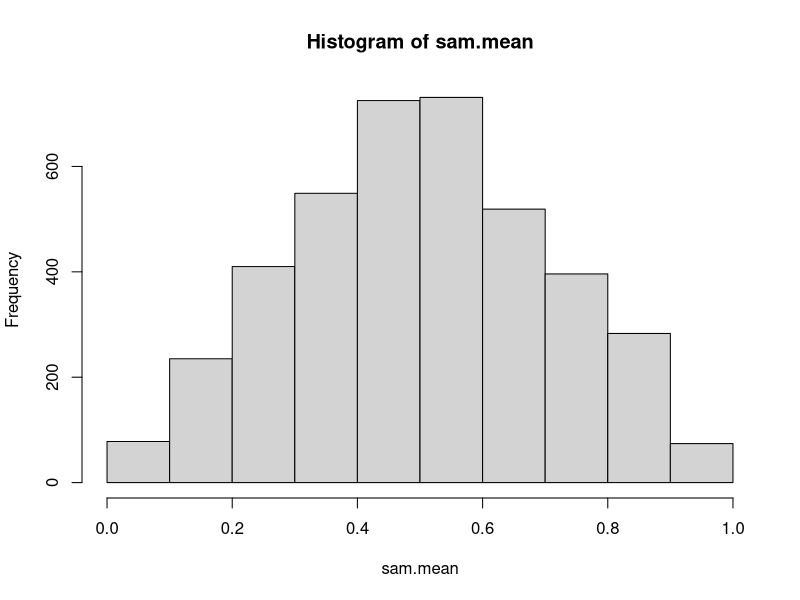
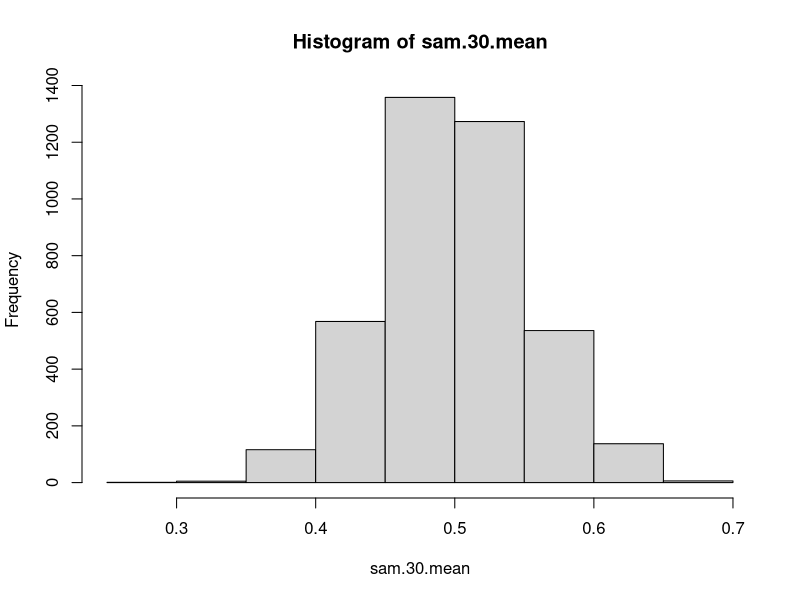

These figures' R source, in order:
#tanveer bariana    
#homework 3

#1****************************************************************************************
D <- matrix(c(2, 3, 7, 5, -1, 8, 10, -3, 50), ncol = 3, byrow = TRUE)
b <- matrix(c(5, 1.2, 11))
#a--------------------------------------------------------------------
D1 <- cbind(b, D[, 2:3])
D2 <- cbind(D[,1], b, D[,3])
D3 <- cbind(D[, 1:2], b)
x <- det(D1) / det(D)
y <- det(D2) / det(D)
z <- det(D3) / det(D)
#b-------------------------------------------------------------------
DN1 <- solve(D)
DN1 %*% b
#it returns more percise values
#c--------------------------------------------------------------------
2 * x + (3 * y) + 7 * z
5 * x - (y) + 8 * z
10 * x - (3 * y) + 50 * z
#d---------------------------------------------------------------------
#i
sd(D[, 1])
sd(D[, 2])
sd(D[, 3])
#ii
E <- matrix(c(seq(2,18,by = 2)), ncol = 3)
D * E
#iii
cbind(D, E)
#2***************************************************************************************
#a-----------------------------------------------------------------------
sampels <- matrix(runif(8000), ncol = 2)
sampels
#b--------------------------------------------------------------------------------------
sam.mean <- apply(sampels, 1, mean)
sam.mean
#c---------------------------------------------------------------------------
hist(sam.mean)
#d---------------------------------------------------------------------------
mean(sam.mean)
sd(sam.mean)
#e--------------------------------------------------------------------------
sam.30 <- matrix(runif(120000), ncol = 30)
sam.30.mean <- apply(sam.30, 1, mean)
hist(sam.30.mean)
mean(sam.30.mean)
sd(sam.30.mean)
#3*********************************************************************************
hmwrk<- c(90, 35, 100, 77, 80)
finla <- c(86, 27, 91, 65, 81)
entire <- matrix(cbind(hmwrk, finla), ncol = 2)
entire
#a------------------------------------------------------------------------------
X <- matrix(rep(1, times= 5))
X <- cbind(X, hmwrk)
y <- finla
#b------------------------------------------------------------------------
Xt <- t(X)
Xt %*% X
dontWorryAboutThis<- Xt %*% X
#c----------------------------------------------------------------------
(solve(dontWorryAboutThis)) %*% (Xt %*% y)
#d----------------------------------------------------------